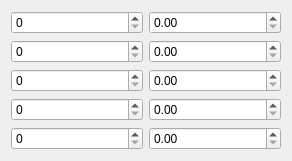
<?xml version="1.0" encoding="UTF-8"?>
<ui version="4.0">
 <class>SpinBoxDialog</class>
 <widget class="QDialog" name="SpinBoxDialog">
  <property name="geometry">
   <rect>
    <x>0</x>
    <y>0</y>
    <width>292</width>
    <height>144</height>
   </rect>
  </property>
  <property name="windowTitle">
   <string>Dialog</string>
  </property>
  <layout class="QHBoxLayout" name="horizontalLayout">
   <item>
    <layout class="QVBoxLayout" name="verticalLayout">
     <item>
      <widget class="QSpinBox" name="spinBox"/>
     </item>
     <item>
      <widget class="QSpinBox" name="spinBox_2"/>
     </item>
     <item>
      <widget class="QSpinBox" name="spinBox_3"/>
     </item>
     <item>
      <widget class="QSpinBox" name="spinBox_4"/>
     </item>
     <item>
      <widget class="QSpinBox" name="spinBox_5"/>
     </item>
    </layout>
   </item>
   <item>
    <layout class="QVBoxLayout" name="verticalLayout_2">
     <item>
      <widget class="QDoubleSpinBox" name="doubleSpinBox"/>
     </item>
     <item>
      <widget class="QDoubleSpinBox" name="doubleSpinBox_2"/>
     </item>
     <item>
      <widget class="QDoubleSpinBox" name="doubleSpinBox_3"/>
     </item>
     <item>
      <widget class="QDoubleSpinBox" name="doubleSpinBox_4"/>
     </item>
     <item>
      <widget class="QDoubleSpinBox" name="doubleSpinBox_5"/>
     </item>
    </layout>
   </item>
  </layout>
 </widget>
 <resources/>
 <connections/>
</ui>
